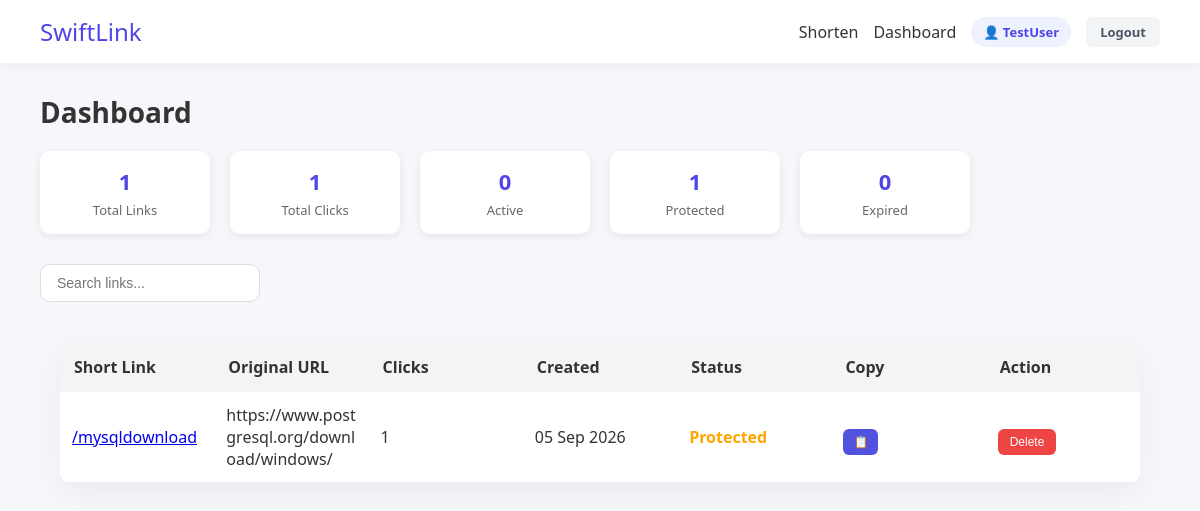
The page /dashboard (signed in) on the database its author committed.
### app/models.py (models this page shows, shortened)
class User(UserMixin, db.Model):
    __tablename__ = 'user'
    id = db.Column(db.Integer, primary_key=True)
    username = db.Column(db.String(80), unique=True, nullable=False, index=True)
    email = db.Column(db.String(120), unique=True, nullable=False, index=True)
    password_hash = db.Column(db.String(256), nullable=False)
    created_at = db.Column(db.DateTime, default=lambda: datetime.now(timezone.utc))
    links = db.relationship('Link', backref='user', lazy=True, cascade="all, delete-orphan")

class Link(db.Model):
    __tablename__ = 'link'
    id = db.Column(db.Integer, primary_key=True)
    user_id = db.Column(db.Integer, db.ForeignKey('user.id'), nullable=True)
    original_url = db.Column(db.String(2048), nullable=False)
    short_code = db.Column(db.String(20), unique=True, nullable=False, index=True)
    clicks = db.Column(db.Integer, default=0)
    created = db.Column(db.DateTime, default=lambda: datetime.now(timezone.utc))
    expiry = db.Column(db.DateTime, nullable=True)
    password = db.Column(db.String(256), nullable=True)  # Securely hashed link password
    click_logs = db.relationship('ClickLog', backref='link', lazy=True, cascade="all, delete-orphan")
    def is_expired(self):
        if self.expiry is None:
            return False
        now = datetime.now(timezone.utc)
        if self.expiry.tzinfo is None:
            return datetime.now() > self.expiry
        return now > self.expiry

### app/routes/dashboard.py (the view)
@dashboard_bp.route('/dashboard')
@login_required
def dashboard():
    page = request.args.get('page', 1, type=int)
    per_page = 15  # Pagination
    query = Link.query.filter_by(user_id=current_user.id).order_by(Link.created.desc())
    all_user_links = Link.query.filter_by(user_id=current_user.id).all()
    total_links = len(all_user_links)
    total_clicks = sum(link.clicks for link in all_user_links)
    active_links = 0
    protected_links = 0
    expired_links = 0
    now = datetime.now(timezone.utc)
    for link in all_user_links:
        if link.is_expired():
            link.status = "Expired"
            expired_links += 1
        elif link.password:
            link.status = "Protected"
            protected_links += 1
        else:
            link.status = "Active"
            active_links += 1
    pagination = query.paginate(page=page, per_page=per_page, error_out=False)
    page_links = pagination.items
    for link in page_links:
        if link.is_expired():
            link.status = "Expired"
        elif link.password:
            link.status = "Protected"
        else:
            link.status = "Active"
    return render_template(
        'dashboard.html',
        links=page_links,
        pagination=pagination,
        total_links=total_links,
        total_clicks=total_clicks,
        active_links=active_links,
        protected_links=protected_links,
        expired_links=expired_links
    )

### app/templates/dashboard.html (shortened to what this page needs)
{% extends "base.html" %}
{% block content %}
<h1 class="dashboard-title">Dashboard</h1>
<div class="dashboard-top">
    <div class="analytics">
        <div class="card">
            <h3>{{ total_links }}</h3>
            <p>Total Links</p>
        </div>
        <div class="card">
            <h3>{{ total_clicks }}</h3>
            <p>Total Clicks</p>
        </div>
        <div class="card">
            <h3>{{ active_links }}</h3>
            <p>Active</p>
        </div>
        <div class="card">
            <h3>{{ protected_links }}</h3>
            <p>Protected</p>
        </div>
        <div class="card">
            <h3>{{ expired_links }}</h3>
            <p>Expired</p>
        </div>
    </div>
    <input type="text" class="search-box" id="searchInput" placeholder="Search links..." onkeyup="searchLinks()">
</div>
{% if links %}
<table>
    <thead>
        <tr>
            <th>Short Link</th>
            <th>Original URL</th>
            <th>Clicks</th>
            <th>Created</th>
            <th>Status</th>
            <th>Copy</th>
            <th>Action</th>
        </tr>
    </thead>
    <tbody>
        {% for link in links %}
        <tr>
            <td>
                <a href="/{{ link.short_code }}" target="_blank">
                    /{{ link.short_code }}
                </a>
            </td>
            <td>{{ link.original_url }}</td>
            <td>{{ link.clicks }}</td>
            <td>{{ link.created.strftime("%d %b %Y") if link.created else "N/A" }}</td>
            <td>
                {% if link.status == "Expired" %}
                    <span style="color:red; font-weight:600;">Expired</span>
                {% elif link.status == "Protected" %}
                    <span style="color:orange; font-weight:600;">Protected</span>
                {% else %}
                    <span style="color:green; font-weight:600;">Active</span>
                {% endif %}
            </td>
            <td>
                <button class="copy-btn"
                        onclick="copyLink('{{ request.host_url }}{{ link.short_code }}')"
                        title="Copy short link">
                    📋
                </button>
            </td>
            <td>
                <form action="/delete/{{ link.short_code }}" method="POST" style="display:inline;">
                    <button type="submit" class="delete-btn" onclick="return confirm('Are you sure you want to delete this link?')">
                        Delete
                    </button>
                </form>
            </td>
        </tr>
        {% endfor %}
    </tbody>
</table>
{% else %}
<div class="empty-state">
    <p>You haven't shortened any links yet.</p>
    <a href="{{ url_for('links.index') }}" class="create-btn">Create your first link</a>
</div>
{% endif %}
{% endblock %}

### app/templates/base.html (shortened to what this page needs)
<!DOCTYPE html>
<html lang="en">
<head>
    <link rel="stylesheet" href="{{ url_for('static', filename='style.css') }}">
</head>
<body>
<nav>
    <h2><a href="{{ url_for('links.index') }}" style="text-decoration: none; color: inherit;">SwiftLink</a></h2>
    <div class="nav-links">
        <a href="{{ url_for('links.index') }}">Shorten</a>
        <a href="{{ url_for('dashboard.dashboard') }}">Dashboard</a>
        {% if current_user.is_authenticated %}
            <span class="user-badge">👤 {{ current_user.username }}</span>
            <a href="{{ url_for('auth.logout') }}" class="auth-btn logout-btn">Logout</a>
        {% else %}
            <a href="{{ url_for('auth.login') }}" class="auth-btn">Login</a>
            <a href="{{ url_for('auth.register') }}" class="auth-btn register-btn">Register</a>
        {% endif %}
    </div>
</nav>
<main>
    {% block content %}{% endblock %}
</main>
</body>
</html>

### app/static/style.css (style rules this page uses)
body { font-family: "Segoe UI", Arial, sans-serif; background: #f5f7fb; margin: 0; overflow-x: hidden; color: #333; }
nav { display: flex; justify-content: space-between; align-items: center; padding: 15px 40px; background: white; box-shadow: 0 2px 10px rgba(0,0,0,0.05); }
nav h2 { color: #4f46e5; margin: 0; }
.nav-links { display: flex; align-items: center; gap: 15px; }
nav a { text-decoration: none; color: #333; font-weight: 500; transition: color 0.2s ease; }
.user-badge { background: #eef2ff; color: #4f46e5; padding: 6px 12px; border-radius: 20px; font-size: 13px; font-weight: 600; }
.auth-btn { padding: 6px 14px; border-radius: 6px; font-size: 13px; font-weight: 600; }
.logout-btn { background: #f3f4f6; color: #4b5563 !important; }
input, select { width: 100%; padding: 12px; margin: 10px 0; border-radius: 6px; border: 1px solid #ddd; font-size: 14px; box-sizing: border-box; }
button { background: #4f46e5; color: white; border: none; padding: 12px 20px; border-radius: 8px; font-size: 14px; cursor: pointer; margin-top: 10px; transition: background 0.2s ease; }
table { width: 90%; margin: auto; margin-top: 30px; border-collapse: collapse; table-layout: fixed; background: white; box-shadow: 0 10px 30px rgba(0,0,0,0.05); border-radius: 10px; overflow: hidden; }
th { background: #f3f4f6; padding: 14px; text-align: left; font-weight: 600; }
td { padding: 12px; border-bottom: 1px solid #eee; word-break: break-word; }
.dashboard-title { margin-left: 40px; margin-top: 30px; font-size: 28px; }
.copy-btn { background: #5252e1; color: white; border: none; padding: 6px 10px; border-radius: 6px; cursor: pointer; font-size: 12px; }
.delete-btn { background: #ef4444; color: white; border: none; padding: 6px 12px; border-radius: 6px; cursor: pointer; font-size: 12px; }
.card { background: white; padding: 15px 25px; border-radius: 10px; box-shadow: 0 2px 8px rgba(0,0,0,0.08); min-width: 120px; text-align: center; }
.card h3 { margin: 0; font-size: 22px; color: #4f46e5; }
.card p { margin: 5px 0 0 0; font-size: 13px; color: #666; }
.dashboard-top { display: flex; align-items: center; margin: 20px 40px; flex-wrap: wrap; gap: 20px; }
.analytics { display: flex; gap: 20px; flex-wrap: wrap; }
.search-box { padding: 10px 16px; border-radius: 10px; border: 1px solid #ddd; width: 220px; outline: none; font-size: 14px; transition: all 0.2s ease; }

### rows shown on the page
User: username "TestUser"
Link: short_code "mysqldownload", original_url "https://www.postgresql.org/download/windows/", clicks "1", created "05 Sep 2026"

### other values the page prints
{{ total_links }} "1"
{{ total_clicks }} "1"
{{ active_links }} "0"
{{ protected_links }} "1"
{{ expired_links }} "0"
